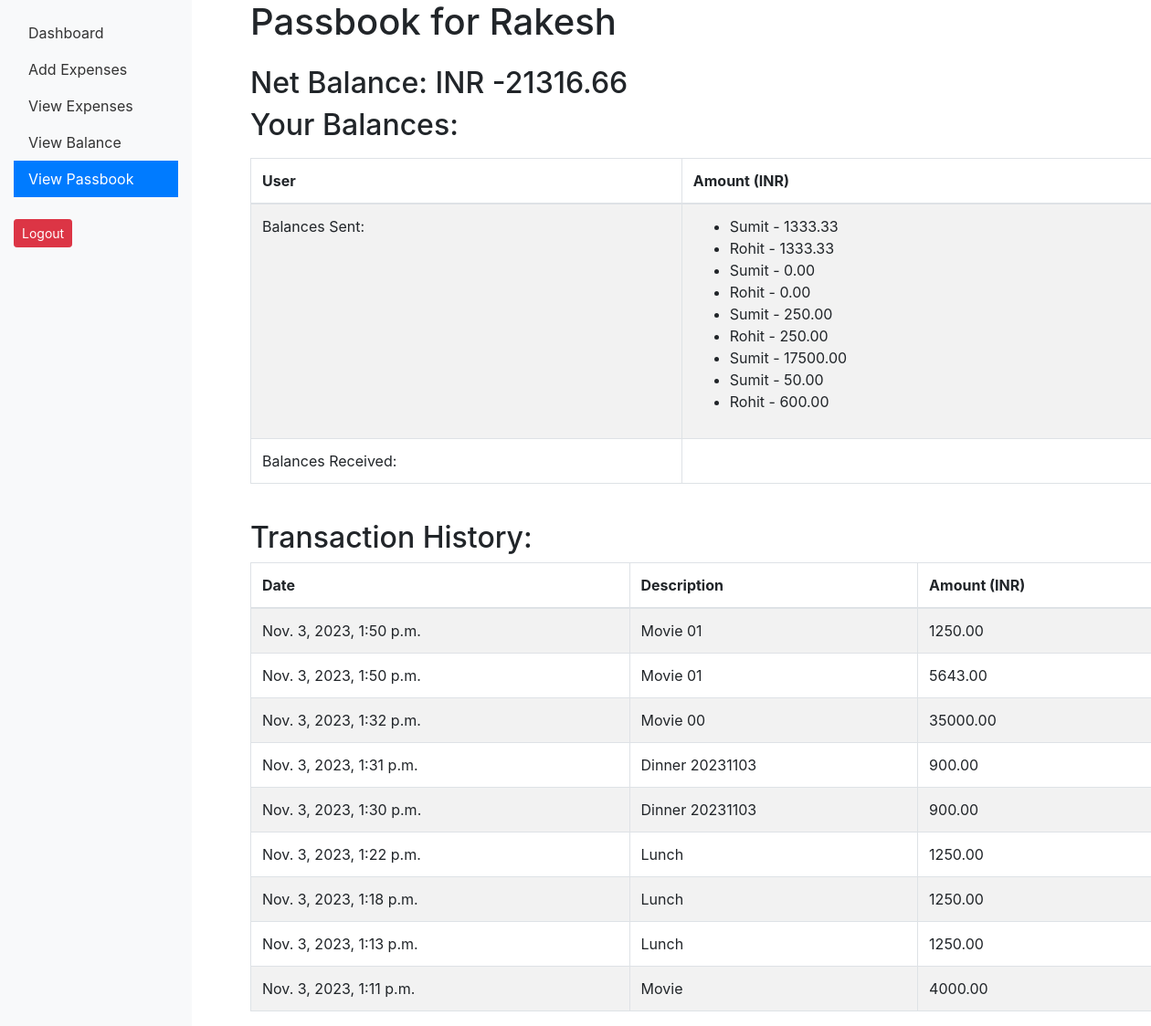
The app's page /expenses/passbook/ (signed in) with its own data.
### expenses/models.py (models this page shows, shortened)
class Balance(models.Model):
    from_user = models.ForeignKey(User, on_delete=models.CASCADE, related_name="balances_sent")
    to_user = models.ForeignKey(User, on_delete=models.CASCADE, related_name="balances_received")
    amount = models.DecimalField(max_digits=10, decimal_places=2)

class Expense(models.Model):
    EQUAL = 'EQUAL'
    EXACT = 'EXACT'
    PERCENT = 'PERCENT'
    EXPENSE_TYPES = (
        (EQUAL, 'Equal'),
        (EXACT, 'Exact'),
        (PERCENT, 'Percent'),
    )
    description = models.CharField(max_length=255)
    amount = models.DecimalField(max_digits=10, decimal_places=2)
    expense_type = models.CharField(max_length=10, choices=EXPENSE_TYPES ,default=None)
    paid_by = models.ForeignKey(User, on_delete=models.CASCADE, related_name="paid_by")
    participants = models.ManyToManyField(User, related_name="participants")
    created_at = models.DateTimeField(auto_now_add=True)
    exact_shares = models.TextField(default=None)
    percent_shares = models.TextField(default=None)

### expenses/views.py (the view)
# urls.py: path('passbook/', views.passbook, name='passbook'),
@login_required(login_url='/expenses/login/')
def passbook(request):
    user = request.user
    balances_sent = Balance.objects.filter(from_user=user)
    balances_received = Balance.objects.filter(to_user=user)
    net_balance = 0
    for balance in balances_sent:
        net_balance -= balance.amount
    for balance in balances_received:
        net_balance += balance.amount
    transaction_history = Expense.objects.filter(paid_by=user)
    transaction_history = transaction_history.order_by('-created_at')
    return render(request, 'passbook.html', {
        'user': user,
        'balances_sent': balances_sent,
        'balances_received': balances_received,
        'net_balance': net_balance,
        'transaction_history': transaction_history,
        'active':'passbook',
    })

### expenses/templates/passbook.html (shortened to what this page needs)
{% extends "base.html" %} {% block content %}
<h1 class="mb-4">Passbook for {{ user.username }}</h1>
<h2 class="mt-4">Net Balance: INR {{ net_balance }}</h2>
<h2 class="mb-3">Your Balances:</h2>
<div class="table-responsive">
    <table class="table table-bordered table-striped">
        <thead>
            <tr>
                <th>User</th>
                <th>Amount (INR)</th>
            </tr>
        </thead>
        <tbody>
            <tr>
                <td>Balances Sent:</td>
                <td>
                    <ul>
                        {% for balance in balances_sent %}
                        <li>{{ balance.to_user.username }} - {{ balance.amount }}</li>
                        {% endfor %}
                    </ul>
                </td>
            </tr>
            <tr>
                <td>Balances Received:</td>
                <td>
                </td>
            </tr>
        </tbody>
    </table>
</div>
<h2 class="mt-4">Transaction History:</h2>
<div class="table-responsive">
    <table class="table table-bordered table-striped">
        <thead>
            <tr>
                <th>Date</th>
                <th>Description</th>
                <th>Amount (INR)</th>
            </tr>
        </thead>
        <tbody>
            {% for expense in transaction_history %}
            <tr>
                <td>{{ expense.created_at }}</td>
                <td>{{ expense.description }}</td>
                <td>{{ expense.amount }}</td>
            </tr>
            {% endfor %}
        </tbody>
    </table>
</div>
{% endblock %}

### records on screen
Balance: to_user.username "Sumit", amount "1333.33"
Balance: to_user.username "Rohit", amount "1333.33"
Balance: to_user.username "Sumit", amount "0.00"
Balance: to_user.username "Rohit", amount "0.00"
Balance: to_user.username "Sumit", amount "250.00"
Balance: to_user.username "Rohit", amount "250.00"
Balance: to_user.username "Sumit", amount "17500.00"
Balance: to_user.username "Sumit", amount "50.00"
Balance: to_user.username "Rohit", amount "600.00"
Expense: created_at "Nov. 3, 2023, 1:50 p.m.", description "Movie 01", amount "1250.00"
Expense: created_at "Nov. 3, 2023, 1:50 p.m.", description "Movie 01", amount "5643.00"
Expense: created_at "Nov. 3, 2023, 1:32 p.m.", description "Movie 00", amount "35000.00"
Expense: created_at "Nov. 3, 2023, 1:31 p.m.", description "Dinner 20231103", amount "900.00"
Expense: created_at "Nov. 3, 2023, 1:30 p.m.", description "Dinner 20231103", amount "900.00"
Expense: created_at "Nov. 3, 2023, 1:22 p.m.", description "Lunch", amount "1250.00"
Expense: created_at "Nov. 3, 2023, 1:18 p.m.", description "Lunch", amount "1250.00"
Expense: created_at "Nov. 3, 2023, 1:13 p.m.", description "Lunch", amount "1250.00"
Expense: created_at "Nov. 3, 2023, 1:11 p.m.", description "Movie", amount "4000.00"

### other values on screen
{{ user.username }} "Rakesh"
{{ net_balance }} "-21316.66"
